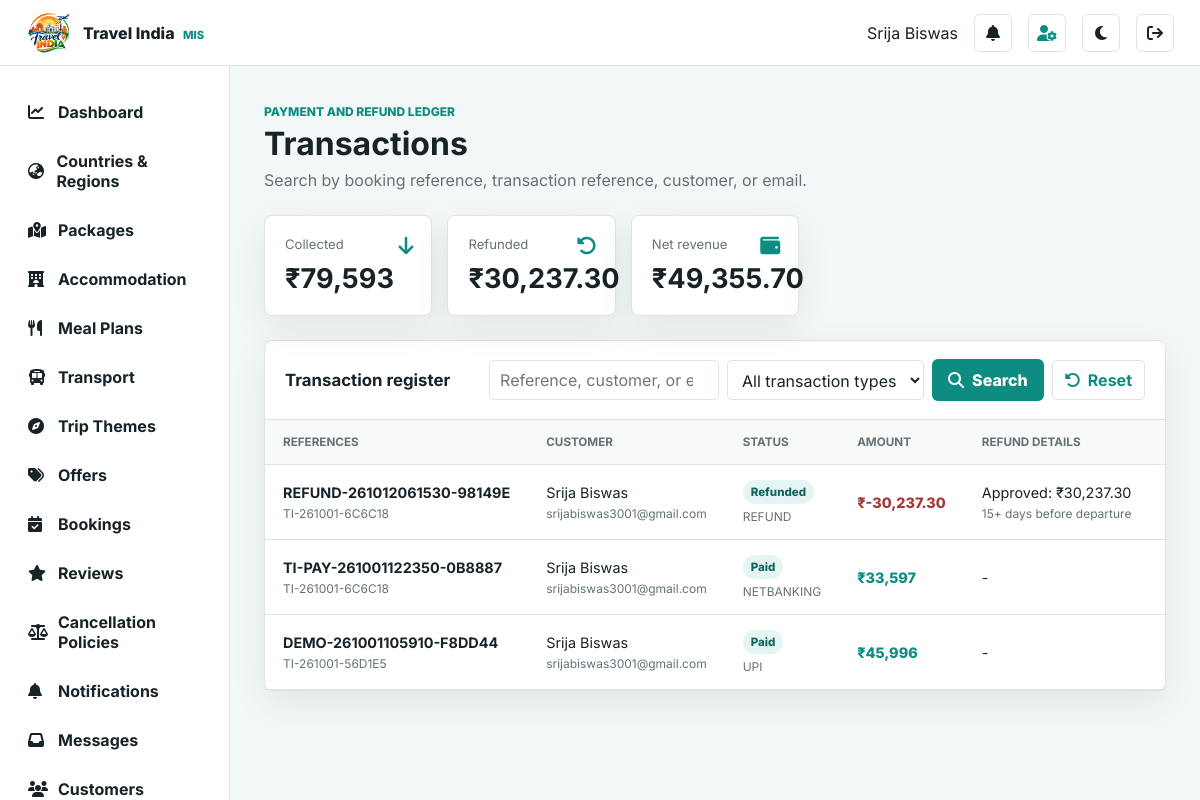
The app's page /admin/transactions.php (signed in) with its own data.
### tables this page shows
CREATE TABLE `payments` (
  `id` int NOT NULL AUTO_INCREMENT,
  `booking_id` int NOT NULL,
  `amount` decimal(10,2) NOT NULL,
  `method` varchar(50) NOT NULL DEFAULT 'manual',
  `transaction_reference` varchar(100) DEFAULT NULL,
  `status` varchar(30) NOT NULL DEFAULT 'pending',
  `created_at` timestamp NOT NULL DEFAULT CURRENT_TIMESTAMP,
  PRIMARY KEY (`id`),
  KEY `booking_id` (`booking_id`)
);

CREATE TABLE `bookings` (
  `id` int NOT NULL AUTO_INCREMENT,
  `from_date` date NOT NULL,
  `to_date` date NOT NULL,
  `destination` varchar(255) NOT NULL,
  `hotel` varchar(255) NOT NULL,
  `people` int NOT NULL,
  `customer_name` varchar(500) NOT NULL,
  `created_at` timestamp NOT NULL DEFAULT CURRENT_TIMESTAMP,
  `booking_reference` varchar(24) DEFAULT NULL,
  `user_email` varchar(500) DEFAULT NULL,
  `package_id` int DEFAULT NULL,
  `hotel_id` int DEFAULT NULL,
  `status` varchar(30) NOT NULL DEFAULT 'pending',
  `total_amount` decimal(10,2) NOT NULL DEFAULT '0.00',
  `payment_status` varchar(30) NOT NULL DEFAULT 'unpaid',
  `customer_note` text,
  `trip_category` varchar(30) NOT NULL DEFAULT 'family',
  `admin_note` text,
  `updated_at` timestamp NOT NULL DEFAULT CURRENT_TIMESTAMP ON UPDATE CURRENT_TIMESTAMP,
  `package_unit_price` decimal(10,2) NOT NULL DEFAULT '0.00',
  `base_amount` decimal(10,2) NOT NULL DEFAULT '0.00',
  `offer_id` int DEFAULT NULL,
  `offer_name` varchar(160) DEFAULT NULL,
  `offer_code` varchar(50) DEFAULT NULL,
  `discount_type` varchar(20) DEFAULT NULL,
  `discount_value` decimal(10,2) NOT NULL DEFAULT '0.00',
  `discount_amount` decimal(10,2) NOT NULL DEFAULT '0.00',
  `hotel_surcharge_per_traveller` decimal(10,2) NOT NULL DEFAULT '0.00',
  `hotel_surcharge_total` decimal(10,2) NOT NULL DEFAULT '0.00',
  `meal_plan_id` int DEFAULT NULL,
  `meal_plan_name` varchar(80) NOT NULL DEFAULT 'Standard meals (included)',
  `meal_surcharge_per_traveller` decimal(10,2) NOT NULL DEFAULT '0.00',
  `meal_surcharge_total` decimal(10,2) NOT NULL DEFAULT '0.00',
  `trip_theme` varchar(30) NOT NULL DEFAULT 'leisure',
  `customer_hidden_at` timestamp NULL DEFAULT NULL,
  PRIMARY KEY (`id`),
  UNIQUE KEY `booking_reference_unique` (`booking_reference`)
);

### security.php (called while the page is built, shortened)
<?php
function e(mixed $value): string { return htmlspecialchars((string)$value, ENT_QUOTES, 'UTF-8'); }
function inr(mixed $amount): string
{
    $number = number_format((float)$amount, 2, '.', '');
    [$whole, $decimal] = explode('.', $number);
    $lastThree = substr($whole, -3);
    $rest = substr($whole, 0, -3);
    if ($rest !== '') $lastThree = preg_replace('/\B(?=(\d{2})+(?!\d))/', ',', $rest) . ',' . $lastThree;
    return '₹' . $lastThree . ($decimal === '00' ? '' : '.' . $decimal);
}

### admin/transactions.php (the view, shortened to what this page needs)
<?php
require_once '_bootstrap.php';require_admin_permission('reports.view');$db=admin_db();
$search=trim($_GET['q']??'');$status=trim($_GET['status']??'');$allowed=['paid','refunded','failed','cancelled','pending'];$clauses=[];$params=[];if($search!==''){$clauses[]='(p.transaction_reference LIKE ? OR b.booking_reference LIKE ? OR b.customer_name LIKE ? OR b.user_email LIKE ?)';$term='%'.$search.'%';$params=[$term,$term,$term,$term];}if(in_array($status,$allowed,true)){$clauses[]='p.status=?';$params[]=$status;}else $status='';$where=$clauses?' WHERE '.implode(' AND ',$clauses):'';$count=(int)$db->execute_query("SELECT COUNT(*) total FROM payments p JOIN bookings b ON b.id=p.booking_id$where",$params)->fetch_assoc()['total'];$pages=max(1,(int)ceil($count/15));$page=min(max(1,(int)($_GET['page']??1)),$pages);$offset=($page-1)*15;
$rows=$db->execute_query("SELECT p.*,b.booking_reference,b.customer_name,b.user_email,b.destination,b.payment_status,b.id booking_id,c.approved_refund,c.policy_name FROM payments p JOIN bookings b ON b.id=p.booking_id LEFT JOIN cancellation_requests c ON c.booking_id=b.id AND c.id=(SELECT MAX(c2.id) FROM cancellation_requests c2 WHERE c2.booking_id=b.id) $where ORDER BY p.created_at DESC,p.id DESC LIMIT 15 OFFSET $offset",$params);$summary=$db->query("SELECT COALESCE(SUM(CASE WHEN status='paid' THEN amount ELSE 0 END),0) collected,COALESCE(SUM(CASE WHEN status='refunded' THEN -amount ELSE 0 END),0) refunded,COALESCE(SUM(CASE WHEN status IN ('paid','refunded') THEN amount ELSE 0 END),0) net FROM payments")->fetch_assoc();$pageTitle='Transactions';include '_header.php';?>
<div class="page-head"><div><span>Payment and refund ledger</span><h1>Transactions</h1><p>Search by booking reference, transaction reference, customer, or email.</p></div></div><section class="metric-grid"><article class="metric"><i class="fa-solid fa-arrow-down"></i><span>Collected</span><strong><?php echo inr($summary['collected']);?></strong></article><article class="metric"><i class="fa-solid fa-rotate-left"></i><span>Refunded</span><strong><?php echo inr($summary['refunded']);?></strong></article><article class="metric"><i class="fa-solid fa-wallet"></i><span>Net revenue</span><strong><?php echo inr($summary['net']);?></strong></article></section>
<section class="panel"><div class="panel-head region-tools"><h2>Transaction register</h2><form class="search-form directory-tools" method="get"><input type="search" name="q" value="<?php echo e($search);?>" placeholder="Reference, customer, or email"><select name="status"><option value="">All transaction types</option></select><button class="primary-btn"><i class="fa-solid fa-magnifying-glass"></i> Search</button><a class="reset-btn" href="transactions.php"><i class="fa-solid fa-rotate-left"></i> Reset</a></form></div><div class="table-wrap"><table><thead><tr><th>References</th><th>Customer</th><th>Status</th><th>Amount</th><th>Refund details</th><th></th></tr></thead><tbody><?php while($row=$rows->fetch_assoc()):?><tr><td><strong><?php echo e($row['transaction_reference']);?></strong><small><?php echo e($row['booking_reference']);?></small></td><td><?php echo e($row['customer_name']);?><small><?php echo e($row['user_email']);?></small></td><td><span class="pill"><?php echo e($row['status']);?></span><small><?php echo e(strtoupper(str_replace(['practice_','demo_','admin_'],'',$row['method'])));?></small></td><td class="<?php echo (float)$row['amount']<0?'amount-negative':'amount-positive';?>"><?php echo inr($row['amount']);?></td><td><?php if($row['status']==='refunded'):?>Approved: <?php echo inr($row['approved_refund']??-$row['amount']);?><small><?php echo e($row['policy_name']??'Cancellation refund');?></small><?php else:?>-<?php endif;?></td><td></td></tr><?php endwhile;?></tbody></table></div></section><?php include '_footer.php';?>

### css/admin.css (style rules this page uses)
:root { --ink:#172326;--muted:#637276;--page:#f4f7f7;--surface:#fff;--line:#dce4e5;--brand:#0d8d82;--brand-dark:#087167;--accent:#f59b35;--danger:#a93636;--shadow:0 12px 35px rgba(20,45,49,.08) }
* { box-sizing:border-box }
body { margin:0;background:var(--page);color:var(--ink);font-family:Inter,"Segoe UI",sans-serif }
a { color:inherit;text-decoration:none }
button,input,select,textarea { font:inherit }
.page-head { display:flex;align-items:flex-end;justify-content:space-between;gap:20px;margin-bottom:25px }
.page-head>div>span { color:var(--brand);font-size:.75rem;font-weight:800;text-transform:uppercase }
.page-head h1 { margin:4px 0 0;font-size:2rem }
.primary-btn,.admin-form button,.message-card button,.auth-panel button { display:inline-flex;align-items:center;justify-content:center;gap:8px;min-height:42px;padding:0 16px;border:0;border-radius:6px;background:var(--brand);color:#fff;font-weight:800;cursor:pointer }
.metric-grid { display:grid;grid-template-columns:repeat(5,minmax(0,1fr));gap:15px;margin-bottom:24px }
.metric { position:relative;padding:20px;border:1px solid var(--line);border-radius:8px;background:var(--surface);box-shadow:var(--shadow) }
.metric i { position:absolute;right:18px;color:var(--brand);font-size:1.25rem }
.metric span,.metric strong { display:block }
.metric span { color:var(--muted);font-size:.82rem }
.metric strong { margin-top:10px;font-size:1.7rem }
.panel,.message-card { margin-bottom:24px;border:1px solid var(--line);border-radius:8px;background:var(--surface);box-shadow:var(--shadow) }
.panel-head { display:flex;align-items:center;justify-content:space-between;padding:18px 20px;border-bottom:1px solid var(--line) }
.panel-head h2 { margin:0;font-size:1.05rem }
.panel-head a { color:var(--brand);font-weight:700 }
.table-wrap { overflow:auto }
table { width:100%;border-collapse:collapse }
th,td { padding:15px 18px;border-bottom:1px solid var(--line);text-align:left;vertical-align:middle;white-space:nowrap }
th { background:#f8fafa;color:var(--muted);font-size:.73rem;text-transform:uppercase }
td { font-size:.9rem }
td small { display:block;margin-top:5px;color:var(--muted) }
.pill { display:inline-block;padding:5px 8px;border-radius:999px;background:#e5f5f3;color:#12665f;font-size:.72rem;font-weight:800;text-transform:capitalize }
.page-head p { max-width:680px;margin:7px 0 0;color:var(--muted) }
.region-tools { gap:20px }
.search-form { display:flex;align-items:center;flex-wrap:wrap;gap:8px }
.search-form input,.search-form select { min-height:40px;padding:8px 10px;border:1px solid var(--line);border-radius:5px;background:var(--surface);color:var(--ink) }
.search-form input { width:230px }
.reset-btn { display:inline-flex;align-items:center;gap:7px;min-height:40px;padding:0 12px;border:1px solid var(--line);border-radius:5px;color:var(--muted);font-weight:700 }
:root { --admin-field-bg:var(--surface);--admin-sidebar-bg:var(--surface);--admin-sidebar-ink:var(--ink);--admin-sidebar-hover:var(--page);--admin-sidebar-active:var(--brand);--admin-soft-bg:#e5f5f3;--admin-soft-ink:#12665f;--admin-soft-border:#9ddbd4;--admin-danger-bg:#faeaea;--admin-danger-border:#e8b8b8 }
.pill,.admin-flash,.auth-password .password-toggle:hover,.country-item>i,.country-item>img { background:var(--admin-soft-bg);color:var(--admin-soft-ink) }
html { min-width:320px;background:var(--page) }
body { min-width:320px;overflow-x:hidden }
.admin-content>.panel,.admin-content>.report-grid,.admin-content>.message-grid,.admin-content>.booking-detail-grid { max-width:100% }
.table-wrap { width:100%;max-width:100%;overflow-x:auto;-webkit-overflow-scrolling:touch }
.table-wrap table { min-width:760px }
.directory-tools { margin-left:auto }
.panel-head:has(.directory-tools) { gap:16px;flex-wrap:wrap }
.amount-negative { color:var(--danger);font-weight:800 }
.amount-positive { color:var(--brand);font-weight:800 }

### records on screen
payments: transaction_reference "REFUND-261012061530-98149E", booking.booking_reference "TI-261001-6C6C18", booking.customer_name "Srija Biswas", booking.user_email "srijabiswas3001@gmail.com", status "Refunded", method "REFUND", amount "₹-30,237.30", amount "₹30,237.30", policy_name "15+ days before departure"
payments: transaction_reference "TI-PAY-261001122350-0B8887", booking.booking_reference "TI-261001-6C6C18", booking.customer_name "Srija Biswas", booking.user_email "srijabiswas3001@gmail.com", status "Paid", method "NETBANKING", amount "₹33,597"
payments: transaction_reference "DEMO-261001105910-F8DD44", booking.booking_reference "TI-261001-56D1E5", booking.customer_name "Srija Biswas", booking.user_email "srijabiswas3001@gmail.com", status "Paid", method "UPI", amount "₹45,996"

### other values on screen
$_SESSION['admin_name'] "Srija Biswas"
$item[1] "Dashboard"
$item[1] "Countries & Regions"
$item[1] "Packages"
$item[1] "Accommodation"
$item[1] "Meal Plans"
$item[1] "Transport"
$item[1] "Trip Themes"
$item[1] "Offers"
$item[1] "Bookings"
$item[1] "Reviews"
$item[1] "Cancellation Policies"
$item[1] "Notifications"
$item[1] "Messages"
$item[1] "Customers"
